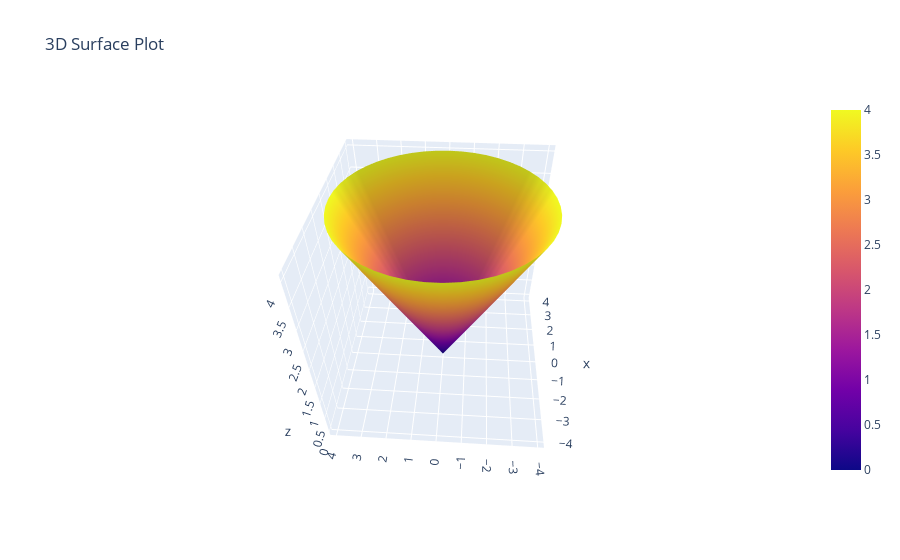

The notebook cell this image was saved under:
### Code cell
fig = av.plot3d_parametric_surface(cone(rho, theta), 
                             (rho,0,4),(theta,0,2*np.pi))

fig

### Figure 1 — Plotly figure (JSON) as saved in the notebook; plotly's stock layout.template omitted (floating-point values rounded to 4 significant figures; data arrays with more than 128 entries replaced by an {"elided": "..."} marker saying what was removed)
{"data": [{"showlegend": false, "type": "surface", "x": {"elided": "50x50 float values"}, "y": {"elided": "50x50 float values"}, "z": {"elided": "50x50 float values"}}], "layout": {"autosize": true, "scene": {"aspectmode": "cube", "aspectratio": {"x": 1, "y": 1, "z": 1}, "camera": {"center": {"x": 0, "y": 0, "z": 0}, "eye": {"x": -1.581, "y": -0.1036, "z": 1.475}, "projection": {"type": "perspective"}, "up": {"x": 0, "y": 0, "z": 1}}}, "title": {"text": "3D Surface Plot"}, "xaxis": {"title": {"text": "X"}}, "yaxis": {"title": {"text": "Y"}}}}
